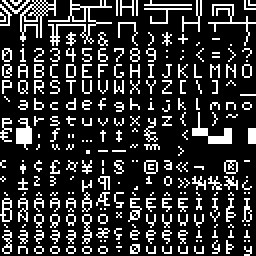
#> input picture AsciiPython/img/InvertedFont8x8.png, 128 x 128 px (shown 2 times larger)
$ python AsciiImage.py
#> lines starting #> are read from the running program, lines starting #| are printed output that depends on the picture
### AsciiPython/text_to_image.py
# this code converts the ascii strings to a actual png image
# this code was adapted by the Ascii Cats devs from the orginal which was created by user wrongu and can be found here: https://gist.github.com/wrongu/10670571

from PIL import Image
import numpy as np
import cv2 as cv

class TextToPixel:
	font_file = "img/InvertedFont8x8.png" # change this to font-8x8.png if you want a white background with black text
	font_img = Image.open(font_file)

	# map from character to zero-indexed (x,y) index.
	glyphs = {
		'!' : (1, 2),
		'#' : (3, 2),
		'$' : (4, 2),
		'%' : (5, 2),
		'&' : (6, 2),
		'(' : (8, 2),
		')' : (9, 2),
		'*' : (10, 2),
		'+' : (11, 2),
		',' : (12, 2),
		'-' : (13, 2),
		'.' : (14, 2),
		'/' : (15, 2),
		'0' : (0, 3),
		'1' : (1, 3),
		'2' : (2, 3),
		'3' : (3, 3),
		'4' : (4, 3),
		'5' : (5, 3),
		'6' : (6, 3),
		'7' : (7, 3),
		'8' : (8, 3),
		'9' : (9, 3),
		':' : (10, 3),
		';' : (11, 3),
		'<' : (12, 3),
		'=' : (13, 3),
		'>' : (14, 3),
		'?' : (15, 3),
		'@' : (0, 4),
		'A' : (1, 4),
		'B' : (2, 4),
		'C' : (3, 4),
		'D' : (4, 4),
		'E' : (5, 4),
		'F' : (6, 4),
		'G' : (7, 4),
		'H' : (8, 4),
		'I' : (9, 4),
		'J' : (10, 4),
		'K' : (11, 4),
		'L' : (12, 4),
		'M' : (13, 4),
		'N' : (14, 4),
		'O' : (15, 4),
		'P' : (0, 5),
		'Q' : (1, 5),
		'R' : (2, 5),
		'S' : (3, 5),
		'T' : (4, 5),
		'U' : (5, 5),
		'V' : (6, 5),
		'W' : (7, 5),
		'X' : (8, 5),
		'Y' : (9, 5),
		'Z' : (10, 5),
		'[' : (11, 5),
		'\\' : (12, 5),
		']' : (13, 5),
		'^' : (14, 5),
		'_' : (15, 5),
		'`' : (0, 6),
		'a' : (1, 6),
		'b' : (2, 6),
		'c' : (3, 6),
		'd' : (4, 6),
		'e' : (5, 6),
		'f' : (6, 6),
		'g' : (7, 6),
		'h' : (8, 6),
		'i' : (9, 6),
		'j' : (10, 6),
		'k' : (11, 6),
		'l' : (12, 6),
		'm' : (13, 6),
		'n' : (14, 6),
		'o' : (15, 6),
		'p' : (0, 7),
		'q' : (1, 7),
		'r' : (2, 7),
		's' : (3, 7),
		't' : (4, 7),
		'u' : (5, 7),
		'v' : (6, 7),
		'w' : (7, 7),
		'x' : (8, 7),
		'y' : (9, 7),
		'z' : (10, 7),
		'{' : (11, 7),
		'|' : (12, 7),
		'}' : (13, 7),
		'~' : (14, 7),
		' ' : (15, 7),
	}

	def bbox(self, row, col):
		# 8x8 glyphs
		# left, top, right, bottom
		return (col*8, row*8, (col+1)*8, (row+1)*8)

	def crop_glyph(self, ch):
		if ch in self.glyphs:
			x, y = self.glyphs[ch]
			return self.font_img.crop(self.bbox(y, x))
		else:
			return self.crop_glyph(' ') # default to space

	def create_img(self, text):
		# create destination image
		lines = text.split('\n')
		width = max(len(l) for l in lines)
		dest = Image.new("RGB", (width*8, len(lines)*8), "black")
		# iterate over text
		x = 0 # current 'cursor'
		y = 0 # position
		for ch in text:
			if ch == '\n':
				x = 0
				y += 1
				continue
			if ch in self.glyphs:
				glyph_img = self.crop_glyph(ch)
				dest.paste(glyph_img, self.bbox(y, x))
			x += 1
		return dest

### AsciiPython/AsciiImage.py
#This code is written by Ascii Cat Devs and is used for creating ascii images from jpg files
#it works best with high contrast low resolution images

import numpy as np
import cv2 as cv
import text_to_image
from PIL import Image

# Define ASCII characters to represent different intensity levels
# adjust these to get different effects
#ASCII_CHARS = "@a+*!:-,._    " #better for bright background
ASCII_CHARS = " _.,-:!=+*a#@"   #better for dark background
#> ASCII_CHARS = ' _.,-:!=+*a#@'
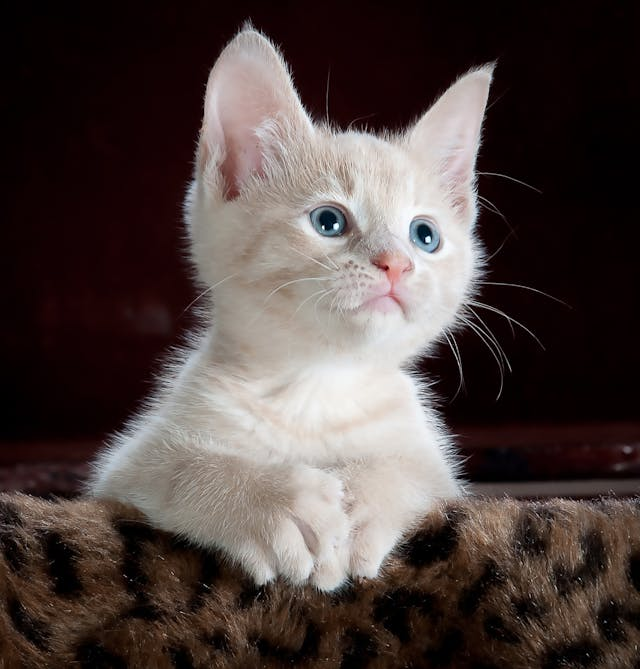
#> input picture AsciiPython/img/cat.jpg, 640 x 669 px
#> further down, img is the input picture: shape (669, 640, 3); mean B, G, R 64.6, 67.1, 78.8
#> the answer given: img/cat.jpg
#ASCII_CHARS = "    @*@*@*     "

# Resize the image to desired width while maintaining aspect ratio
def resize_image(image, new_width=100):
#> called with new_width = 100
    ratio = float(new_width) / image.shape[1]
#> ratio = 0.156
    new_height = int(image.shape[0] * ratio)
#> new_height = 104
    resized_image = cv.resize(image, (int(new_width), new_height))
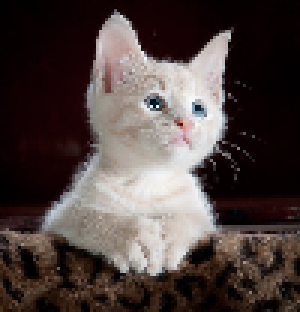
#> resized_image: shape (104, 100, 3) (shown 3 times larger); mean B, G, R 64.5, 67.1, 78.7
    return resized_image

# Convert each pixel to ASCII character based on intensity
def pixel_to_ascii(image):
    ascii_image = ''
    for row in image:
        for pixel in row:
            grayscale_value = pixel[0]
            ascii_image += ASCII_CHARS[int(grayscale_value / 256 * len(ASCII_CHARS))]
        ascii_image += '\n'
#> this loop made 104 passes
    return ascii_image

##### IMPORTANT ################################
img = cv.imread('img/cat.jpg') #change royalCat.jpg with the name of the image you want to convert
######################################

filename = input("Enter desired file name, (Dont Include Type, PNG automatically added)\n") # name your file
output_file = filename.strip() + '.png'

t2p = text_to_image.TextToPixel() #convert ascii string to actual png image

################ IMPORTANT #########################
tempImage = resize_image(img, 100) # adjust this number to increase or decrease resolution of ascii art
####################################################

tempImage = pixel_to_ascii(tempImage)
image = t2p.create_img(tempImage)
#> in create_img, `dest = Image.new("RGB", (width*8, len(lines)*8), "black")`: dest: PIL image 800x840 RGB; every value is 0
#> after the loop in create_img, `for ch in text:`:
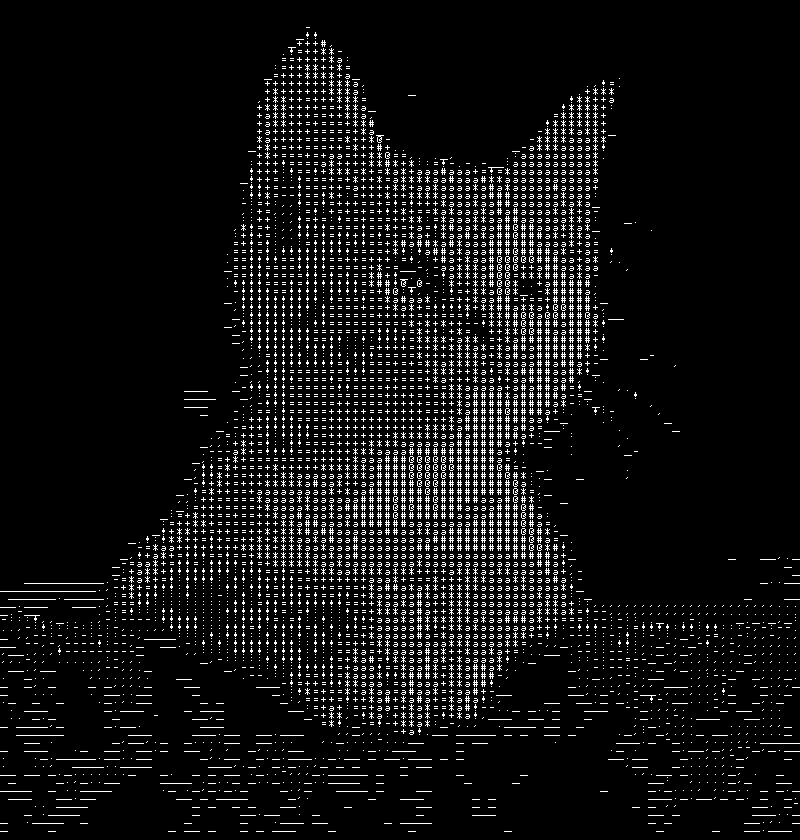
#> dest: PIL image 800x840 RGB; 6.9% white in thin lines or dots
image.save(output_file)
image.show()

print("image saved as:", output_file)
